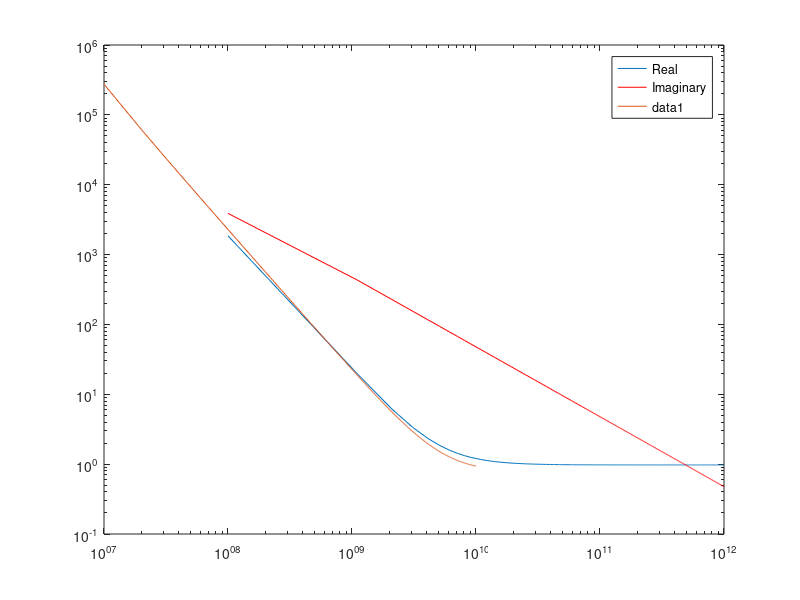
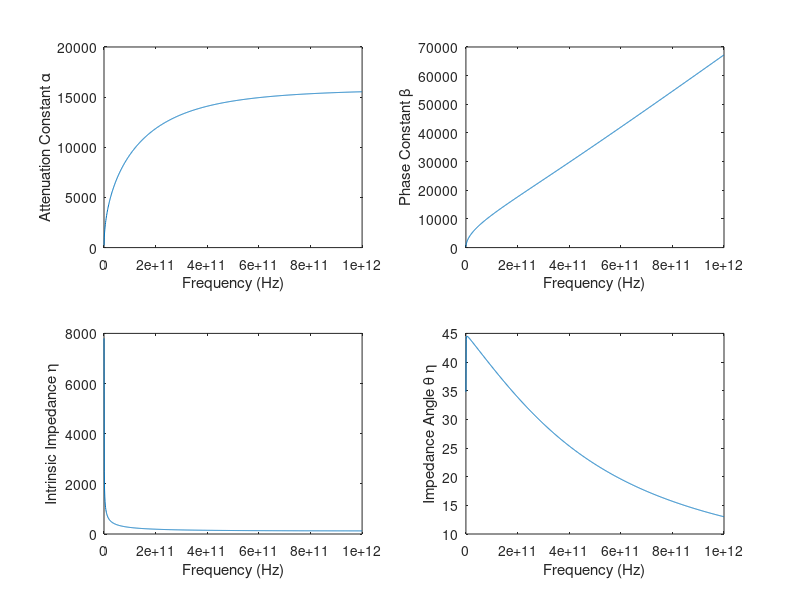
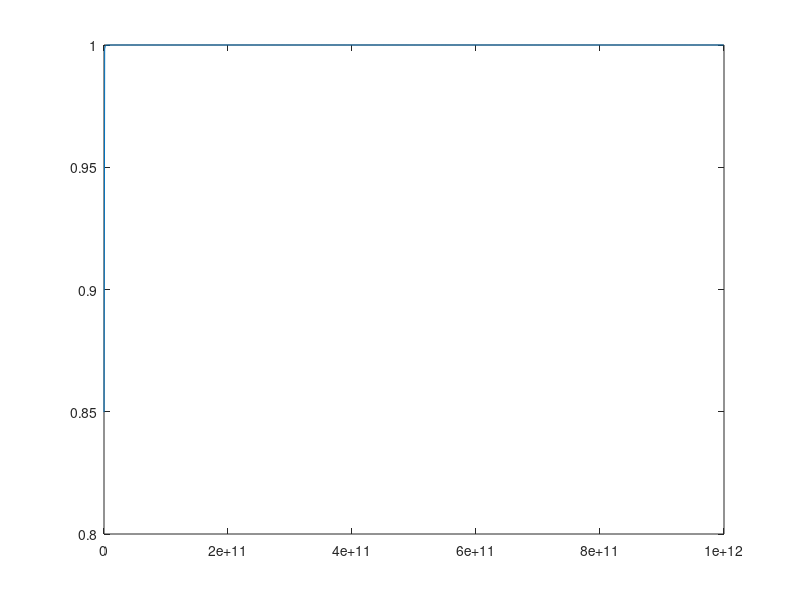

Source code (MATLAB) for these figures, in order:
clc;clear all;
fi=fopen('Permeability.txt');
l=fgetl(fi);
in=1;
while ischar(l)
%for kj=1:81
    %%disp(l);
    text{in}=l;
    data{in}=sscanf(text{in},'%f %f');
    f(in)=(data{in}(1));
    eps(in)=data{in}(2);
    
    l=fgetl(fi);
    in=in+1;
end

epsr=10;
a0=1e-4;%0.1mm
c0=2.99792458e8;%Speed of Light (m/s)
f0=c0/a0;%3000GHz
t0=1/f0;%0.33e-12 (s)
mu0=4*pi*(1e-7);% (H/m)
eps0=8.854187817e-12;% (F/m)
sigmaD0=(epsr*eps0*c0)/a0;

sigma=1e4;
wn=0.01;
gamma=2*pi;
muinf=1;
% chi2=chi3=1;
% conductivity=0;
% lorentzian(0.01,1,true);
ind=1;
for w=((1e8)/f0):((1e9)/f0):((1e12)/f0)
    mu(ind)=muinf+((sigma*wn*wn)/(wn*wn-w*w-1i*w*gamma));
    ind=ind+1;
end
w=((1e8)/f0):((1e9)/f0):((1e12)/f0);
w=w*f0;
loglog(w,real(mu))
hold on;
loglog(w,imag(mu),'r')
legend('Real','Imaginary');
%figure;
loglog(f,eps);
% hold on;
figure;
subplot(2,2,1);
g=(sqrt((1i*2*pi*w.*mu*mu0).*((5e-3)+1i*2*pi*w*10*eps0)));
plot(w,abs(real(g)));
subplot(2,2,1);
xlabel('Frequency (Hz)');ylabel('Attenuation Constant \alpha');
subplot(2,2,2);
plot(w,abs(imag(g)));
xlabel('Frequency (Hz)');ylabel('Phase Constant \beta');


eta=(sqrt((1i*2*pi*w.*mu*mu0)./((5e-3)+1i*2*pi*w*10*eps0)));
subplot(2,2,3);
plot(w,abs(eta));
xlabel('Frequency (Hz)');ylabel('Intrinsic Impedance \eta');
subplot(2,2,4);
plot(w,angle(eta)*(180/pi));
xlabel('Frequency (Hz)');ylabel('Impedance Angle \theta \eta');

XL=(abs(g.*eta));
XLm=(imag(g.*eta));
R=(real(g.*eta));
Gm=(real(g./eta));
%Rm=(Gm')*(-1).*(2*pi*w);%Reluctance
XCm=(imag(g./eta));

figure;
ld0=50;
ld=50;
ld=ld+1./(Gm+1i*XCm);
ld=(ld.*(1i*XLm))./(ld+(1i*XLm));
ld=ld+1./(Gm+1i*XCm);
plot(w,abs(ld0./ld))
